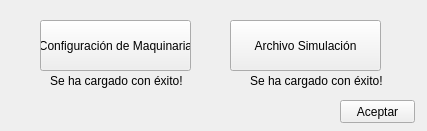
<?xml version="1.0" encoding="UTF-8"?>
<ui version="4.0">
 <class>Form</class>
 <widget class="QWidget" name="Form">
  <property name="geometry">
   <rect>
    <x>0</x>
    <y>0</y>
    <width>427</width>
    <height>131</height>
   </rect>
  </property>
  <property name="windowTitle">
   <string>Carga de archivos</string>
  </property>
  <widget class="QPushButton" name="pushButton">
   <property name="geometry">
    <rect>
     <x>40</x>
     <y>20</y>
     <width>151</width>
     <height>51</height>
    </rect>
   </property>
   <property name="text">
    <string>Configuración de Maquinaria</string>
   </property>
  </widget>
  <widget class="QPushButton" name="pushButton_2">
   <property name="geometry">
    <rect>
     <x>230</x>
     <y>20</y>
     <width>151</width>
     <height>51</height>
    </rect>
   </property>
   <property name="text">
    <string>Archivo Simulación</string>
   </property>
  </widget>
  <widget class="QPushButton" name="pushButton_3">
   <property name="geometry">
    <rect>
     <x>340</x>
     <y>100</y>
     <width>75</width>
     <height>23</height>
    </rect>
   </property>
   <property name="text">
    <string>Aceptar</string>
   </property>
  </widget>
  <widget class="QLabel" name="label">
   <property name="geometry">
    <rect>
     <x>50</x>
     <y>70</y>
     <width>141</width>
     <height>21</height>
    </rect>
   </property>
   <property name="text">
    <string>Se ha cargado con éxito!</string>
   </property>
  </widget>
  <widget class="QLabel" name="label_2">
   <property name="geometry">
    <rect>
     <x>250</x>
     <y>70</y>
     <width>141</width>
     <height>21</height>
    </rect>
   </property>
   <property name="text">
    <string>Se ha cargado con éxito!</string>
   </property>
  </widget>
 </widget>
 <resources/>
 <connections/>
</ui>
